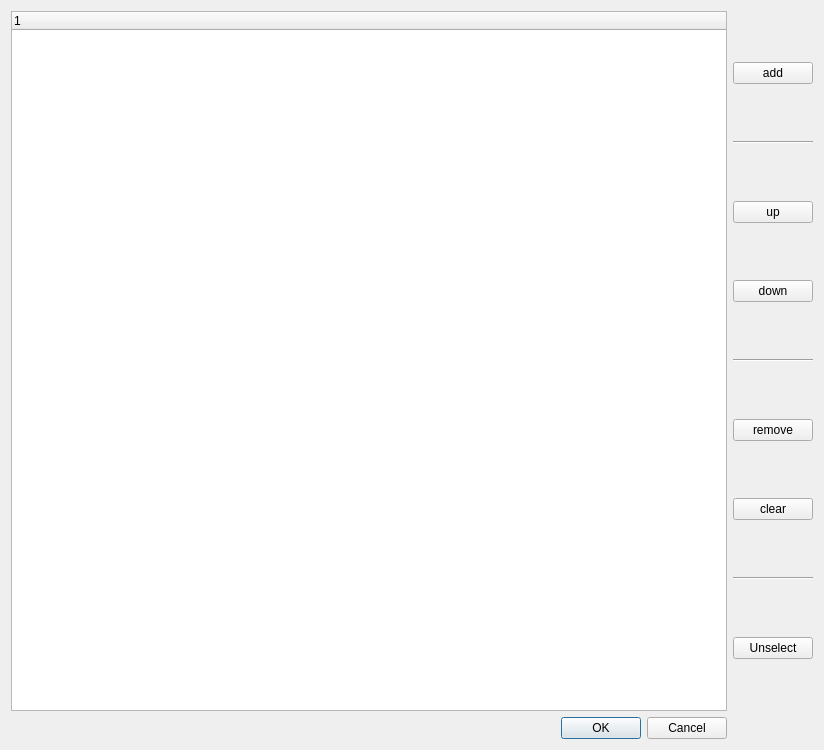
<?xml version="1.0" encoding="UTF-8"?>
<ui version="4.0">
 <class>DialogFileList</class>
 <widget class="QDialog" name="DialogFileList">
  <property name="geometry">
   <rect>
    <x>0</x>
    <y>0</y>
    <width>824</width>
    <height>750</height>
   </rect>
  </property>
  <property name="windowTitle">
   <string>File list</string>
  </property>
  <layout class="QGridLayout" name="gridLayout_2">
   <item row="0" column="0" colspan="2">
    <widget class="QTreeWidget" name="treeWidget">
     <column>
      <property name="text">
       <string notr="true">1</string>
      </property>
     </column>
    </widget>
   </item>
   <item row="0" column="2">
    <layout class="QGridLayout" name="gridLayout">
     <item row="2" column="1">
      <widget class="QPushButton" name="pushButtonUp">
       <property name="toolTip">
        <string>move selected items up</string>
       </property>
       <property name="text">
        <string>up</string>
       </property>
      </widget>
     </item>
     <item row="3" column="1">
      <widget class="QPushButton" name="pushButtonDown">
       <property name="toolTip">
        <string>move selected items down</string>
       </property>
       <property name="text">
        <string>down</string>
       </property>
      </widget>
     </item>
     <item row="9" column="1">
      <widget class="QPushButton" name="pushButtonClear">
       <property name="toolTip">
        <string>clear all items </string>
       </property>
       <property name="text">
        <string>clear</string>
       </property>
      </widget>
     </item>
     <item row="4" column="1">
      <widget class="Line" name="line">
       <property name="orientation">
        <enum>Qt::Horizontal</enum>
       </property>
      </widget>
     </item>
     <item row="10" column="1">
      <widget class="Line" name="line_4">
       <property name="orientation">
        <enum>Qt::Horizontal</enum>
       </property>
      </widget>
     </item>
     <item row="8" column="1">
      <widget class="QPushButton" name="pushButtonRemove">
       <property name="toolTip">
        <string>remove selected items </string>
       </property>
       <property name="text">
        <string>remove</string>
       </property>
      </widget>
     </item>
     <item row="1" column="1">
      <widget class="Line" name="line_2">
       <property name="orientation">
        <enum>Qt::Horizontal</enum>
       </property>
      </widget>
     </item>
     <item row="0" column="1">
      <widget class="QPushButton" name="pushButtonAdd">
       <property name="toolTip">
        <string>input files and add to view</string>
       </property>
       <property name="text">
        <string>add</string>
       </property>
      </widget>
     </item>
     <item row="11" column="1">
      <widget class="QPushButton" name="pushButtonUnselect">
       <property name="toolTip">
        <string>unselect and set sorting</string>
       </property>
       <property name="text">
        <string>Unselect</string>
       </property>
      </widget>
     </item>
    </layout>
   </item>
   <item row="1" column="0">
    <widget class="QLabel" name="label">
     <property name="sizePolicy">
      <sizepolicy hsizetype="MinimumExpanding" vsizetype="Preferred">
       <horstretch>0</horstretch>
       <verstretch>0</verstretch>
      </sizepolicy>
     </property>
     <property name="text">
      <string/>
     </property>
    </widget>
   </item>
   <item row="1" column="1">
    <widget class="QDialogButtonBox" name="buttonBox">
     <property name="orientation">
      <enum>Qt::Horizontal</enum>
     </property>
     <property name="standardButtons">
      <set>QDialogButtonBox::Cancel|QDialogButtonBox::Ok</set>
     </property>
    </widget>
   </item>
  </layout>
 </widget>
 <resources/>
 <connections>
  <connection>
   <sender>buttonBox</sender>
   <signal>accepted()</signal>
   <receiver>DialogFileList</receiver>
   <slot>accept()</slot>
   <hints>
    <hint type="sourcelabel">
     <x>248</x>
     <y>254</y>
    </hint>
    <hint type="destinationlabel">
     <x>157</x>
     <y>274</y>
    </hint>
   </hints>
  </connection>
  <connection>
   <sender>buttonBox</sender>
   <signal>rejected()</signal>
   <receiver>DialogFileList</receiver>
   <slot>reject()</slot>
   <hints>
    <hint type="sourcelabel">
     <x>316</x>
     <y>260</y>
    </hint>
    <hint type="destinationlabel">
     <x>286</x>
     <y>274</y>
    </hint>
   </hints>
  </connection>
 </connections>
</ui>
